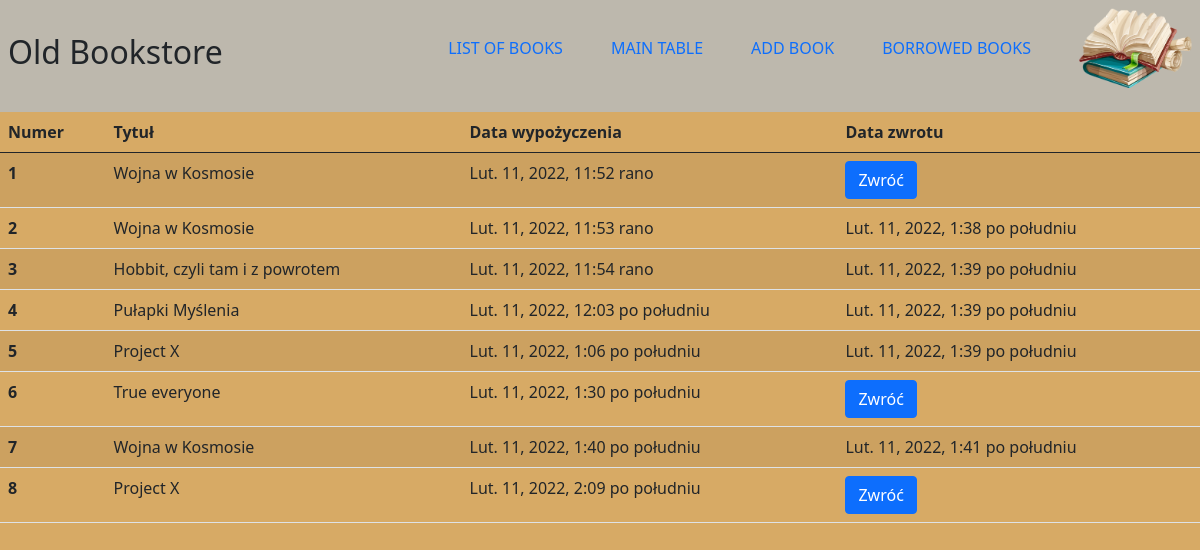
The app's page /books/borrows-list/ (signed in), older data.
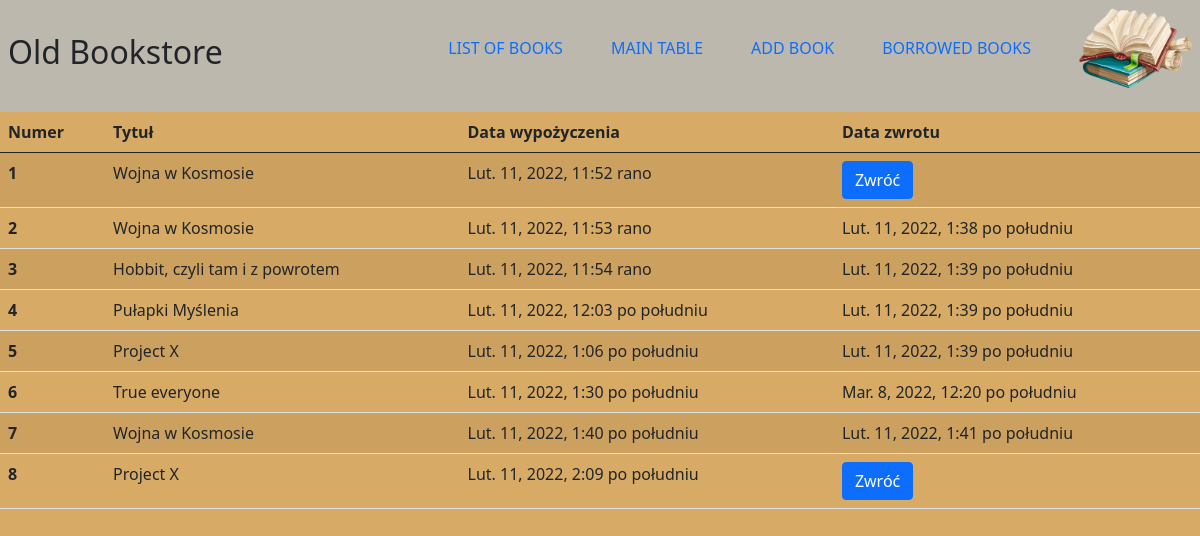
The same page, newer data.
### books/models.py (models this page shows, shortened)
class Borrow(models.Model):
  book = models.ForeignKey('Book', on_delete=models.CASCADE, related_name='borrows')
  user = models.ForeignKey('auth.User', on_delete=models.CASCADE, related_name='borrows')
  borrow_date = models.DateTimeField(auto_now_add=True)
  return_date = models.DateTimeField(blank=True, null=True)

class Book(Timestamp):
  title = models.CharField(max_length=255)
  description = models.TextField(max_length=1500)
  available = models.BooleanField(default=True)
  publication_year = models.SmallIntegerField(help_text="Please use this format 'YYYY'", blank=True, null=True)
  authors = models.ManyToManyField(Author, related_name="books")
  tags = models.ManyToManyField("tags.Tag", blank=True, related_name="books")
  image = ImageField(upload_to='books/covers/%Y/%m/%d', blank=True, null=True)

### books/views.py (the view)
# urls.py: path('borrows-list/', handle_book_borrows, name='borrows_list'),
def handle_book_borrows(request, book_id=None):
  user = request.user
  if user.is_authenticated:
    if request.method == 'POST':
      if request.POST.get('borrow'):
        book = Book.objects.get(pk=book_id)
        Borrow.objects.create(
          user = user,
          book = book
        )
        book.available = False
        book.save()
        return HttpResponseRedirect(reverse('books:details', args=[book_id]))
      else:
        keys = [key for key in request.POST.keys() if key.startswith('book_')]
        key = int(keys[0].split('_')[1])
        book = Book.objects.get(id=key)
        borrow = Borrow.objects.filter(user=user, book=book).last()
        if not borrow.return_date:
          borrow.return_date = timezone.now()
          borrow.save()
          book.available = True
          book.save()
        return HttpResponseRedirect(reverse('books:borrows_list'))
    else:
      borrows = Borrow.objects.filter(user=user)
      return render(request, 'books/borrows_list.html', {'borrows': borrows})
  else:
     return HttpResponseRedirect(reverse('books:list'))

### books/templates/books/borrows_list.html (shortened to what this page needs)
{% extends "books/layout.html" %}
{% block body %}
<table class="table table-striped">
  <thead>
    <tr>
      <th scope="col">Numer</th>
      <th scope="col">Tytuł</th>
      <th scope="col">Data wypożyczenia</th>
      <th scope="col">Data zwrotu</th>
    </tr>
  </thead>
  <tbody>
    {% for borrow in borrows %}
      <form action="{% url 'books:borrows_list' %}" method="post">
      <tr>
        <th scope="row">{{ forloop.counter }}</th>
        <td>{{ borrow.book.title }}</td>
        <td>{{ borrow.borrow_date }}</td>
        <td>
          {% if borrow.return_date %}
            {{ borrow.return_date }}
          {% else %}
            <button type="submit" name="book_{{ borrow.book.id }}" class="btn btn-primary">Zwróć</button>
          {% endif %}
        </td>
      </tr>
      </form>
    {% endfor %}
  </tbody>
</table
{% endblock %}

Row changes from the older to the newer data that the page shows:
changed Borrow "True everyone": return_date (not shown) → "Mar. 8, 2022, 12:20 po południu"; no longer shows "Zwróć"
